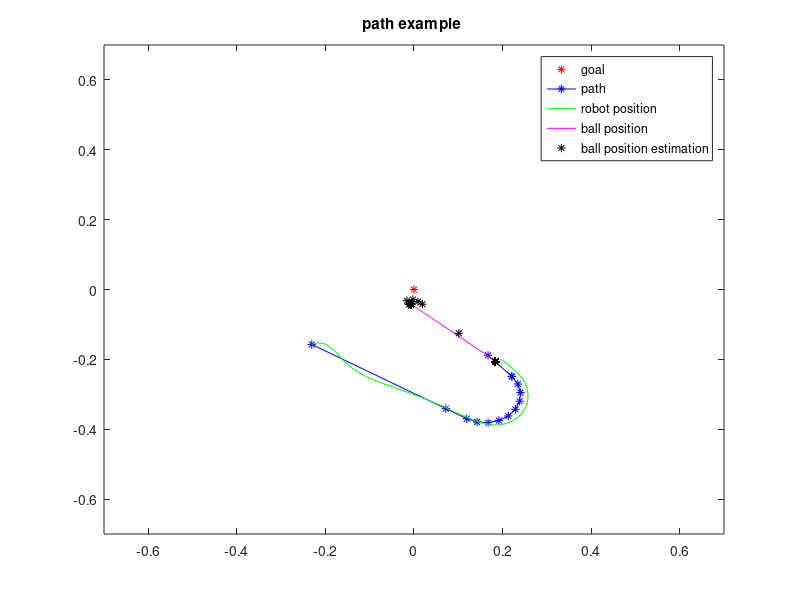

MATLAB code to generate this figure:
% path example for soccer robot project on vrep 
% Romain Chiappinelli A0145192H
% 18.03.16

clc; clear all; close all;

goal=[0.0, 0.0]';
    
path=[ -0.15730347  -0.34110006  -0.36983788  -0.37932073  -0.38118151  -0.37523807  -0.3620722   -0.34297267  -0.31980908  -0.29484882  -0.2705352   -0.2492482   -0.24833651  -0.18823647;
   0.23088424  -0.07184241  -0.11917574  -0.14233934  -0.16729959  -0.19161321  -0.21290021  -0.22907688  -0.23855973  -0.2404205   -0.23447707  -0.2213112   -0.22051391  -0.16714723];
robotPos=[-0.15730399 -0.15604904 -0.15226425 -0.1569636  -0.17548062 -0.20289882 -0.22861405 -0.24959035 -0.26702458 -0.28267264 -0.29796028 -0.31413653 -0.33172917 -0.34752038 -0.35579637 -0.36649019 -0.3761912  -0.38339534 -0.38742638 -0.3875027  -0.38373387 -0.3763454  -0.36560953 -0.35185736 -0.33581677 -0.31813717 -0.29967889 -0.28117982 -0.26487786 -0.25617304 -0.2471083  -0.23824696 -0.22962591 -0.22132167 -0.21334243 -0.20571294 -0.20001462 -0.19978778 -0.19978788 -0.19978951 -0.19978978 -0.1997894  -0.19978829 -0.19978675 -0.1997858  -0.19978583 -0.19978538 -0.19978556 -0.19978605 -0.19978663 -0.19978651 -0.1997865  -0.19978628 -0.19978674 -0.1997868  -0.19978625 -0.1997861  -0.1997861  -0.19978638 -0.19978656 -0.19978705 -0.19978711 -0.1997873  -0.19978806 -0.19978812 -0.19978806 -0.19978929 -0.19978987 -0.19979057 -0.19979154 -0.19979128 -0.19979164 -0.19979124 -0.19979075 -0.19979097 -0.1997913  -0.19979152 -0.19979243 -0.19979148 -0.1997923  -0.19979271 -0.19979341 -0.19979207 -0.19979116 -0.19979146 -0.19979137 -0.19979131 -0.19979179 -0.19979247 -0.19979265 -0.19979319 -0.19979414 -0.19979368 -0.19979429 -0.1997945  -0.1997955  -0.1997948  -0.19979483 -0.19979498 -0.19979484 -0.19979523 -0.19979587 -0.19979677 -0.19979665 -0.19979709 -0.19979775 -0.19979773 -0.19979726 -0.19979799 -0.19979654 -0.19979571 -0.19979601 -0.19979647 -0.1997951  -0.19979523 -0.19979504 -0.19979557 -0.19979618 -0.19979703 -0.19979762 -0.19979766 -0.19979641 -0.19979654 -0.19979654 -0.19979733 -0.19979724 -0.19979717 -0.19979757 -0.19979826 -0.19979796 -0.19979875 -0.19979894 -0.19979826 -0.19979881 -0.19979852 -0.19979791 -0.19979788 -0.19979848 -0.19979796 -0.19979784 -0.19979808 -0.1997982  -0.19979802 -0.1997987  -0.19979814 -0.19979914 -0.19979887 -0.19979927 -0.19979943 -0.19979993 -0.19980064 -0.19980116 -0.19980122 -0.19980106 -0.19980142 -0.19980186 -0.19980258 -0.19980292 -0.19980347 -0.19980362 -0.19980414 -0.19980496 -0.19980446 -0.1998053  -0.19980434 -0.19980511 -0.19980602 -0.19980611 -0.19980665 -0.19980668 -0.19980691 -0.19980684 -0.19980766 -0.19980749 -0.19980685 -0.19980703 -0.19980797 -0.19980788 -0.19980791 -0.19980763 -0.19980694 -0.19980648 -0.199806   -0.199807   -0.1998069  -0.19980696 -0.1998066  -0.19980717 -0.1998072  -0.19980815 -0.19980821 -0.19980857 -0.19980814 -0.1998082  -0.19980784 -0.19980791 -0.19980764 -0.19980796 -0.19980834 -0.19980875;
  0.23088369  0.22836848  0.21551391  0.19853452  0.17911637  0.15975067  0.13638391  0.10763969  0.0747921   0.04043515  0.00624469 -0.02726218 -0.05991335 -0.08666867 -0.10106589 -0.12019961 -0.13911697 -0.15833056 -0.17686471 -0.19353792 -0.20851585 -0.22261003 -0.23494294 -0.24524632 -0.25261033 -0.2568019  -0.25758764 -0.25494307 -0.24956366 -0.24547832 -0.23955587 -0.23307887 -0.2261283  -0.21873359 -0.21097116 -0.20287964 -0.19636488 -0.1963647  -0.19636366 -0.19636182 -0.19636388 -0.19636533 -0.19636518 -0.19636527 -0.19636597 -0.19636548 -0.19636521 -0.19636399 -0.19636407 -0.19636387 -0.19636352 -0.19636244 -0.19636151 -0.19636142 -0.19636224 -0.19636175 -0.19636136 -0.19636092 -0.1963608  -0.19636022 -0.19635962 -0.19636007 -0.19635925 -0.19635901 -0.19635835 -0.19635814 -0.19635779 -0.19635747 -0.196357   -0.19635588 -0.19635543 -0.19635481 -0.19635454 -0.19635376 -0.19635336 -0.19635323 -0.19635226 -0.19635208 -0.19635271 -0.19635314 -0.19635285 -0.19635226 -0.19635248 -0.19635192 -0.19635168 -0.19635016 -0.19635104 -0.19635035 -0.19635004 -0.19634928 -0.19634911 -0.1963481  -0.1963478  -0.19634765 -0.19634613 -0.19634603 -0.19634601 -0.19634546 -0.19634473 -0.19634458 -0.1963439  -0.19634426 -0.19634345 -0.19634268 -0.19634232 -0.19634122 -0.19634101 -0.19634163 -0.19634186 -0.19634126 -0.19634153 -0.19634232 -0.19634138 -0.19634241 -0.1963422  -0.19634144 -0.19634113 -0.19633976 -0.19633898 -0.1963385  -0.1963384  -0.19633767 -0.19633767 -0.19633734 -0.19633724 -0.19633651 -0.19633675 -0.19633614 -0.19633606 -0.19633567 -0.19633648 -0.19633578 -0.19633546 -0.1963347  -0.19633406 -0.19633408 -0.19633344 -0.19633316 -0.19633278 -0.19633208 -0.19633266 -0.19633153 -0.1963314  -0.19633113 -0.1963298  -0.19632979 -0.19632904 -0.19632891 -0.19632825 -0.19632737 -0.1963273  -0.19632652 -0.19632664 -0.19632585 -0.19632603 -0.19632526 -0.19632491 -0.19632389 -0.19632432 -0.19632334 -0.19632192 -0.19632202 -0.1963204  -0.19632076 -0.19632092 -0.19632041 -0.19632004 -0.19631962 -0.19631922 -0.19631912 -0.19631898 -0.19631875 -0.19631764 -0.19631758 -0.19631734 -0.19631734 -0.19631627 -0.19631651 -0.1963163  -0.19631635 -0.19631611 -0.19631587 -0.1963149  -0.19631504 -0.19631408 -0.19631341 -0.19631442 -0.19631381 -0.19631407 -0.19631366 -0.19631353 -0.19631314 -0.19631384 -0.19631353 -0.1963127  -0.19631258 -0.1963124  -0.19631147 -0.19631135 -0.19631104];
ballPos=[ -2.06930280e-01  -2.06930280e-01  -2.06930280e-01  -2.06930280e-01  -2.06930280e-01  -2.06930280e-01  -2.06930280e-01  -2.06930280e-01  -2.06930280e-01  -2.06930280e-01  -2.06930280e-01  -2.06930280e-01  -2.06930280e-01  -2.06930280e-01  -2.06930280e-01  -2.06930280e-01  -2.06930280e-01  -2.06930280e-01  -2.06930280e-01  -2.06930280e-01  -2.06930280e-01  -2.06930280e-01  -2.06930280e-01  -2.06930280e-01  -2.06930280e-01  -2.06930280e-01  -2.06930280e-01  -2.06930280e-01  -2.06930280e-01  -2.06930280e-01  -2.06930280e-01  -2.03218058e-01  -1.95869476e-01  -1.88626140e-01  -1.81383342e-01  -1.74919620e-01  -1.68780416e-01  -1.62923798e-01  -1.57336801e-01  -1.52007118e-01  -1.46923050e-01  -1.42072961e-01  -1.37446210e-01  -1.33032590e-01  -1.28821954e-01  -1.24805093e-01  -1.20973229e-01  -1.17317572e-01  -1.13830127e-01  -1.10503174e-01  -1.07329287e-01  -1.04301438e-01  -1.01412967e-01  -9.86573845e-02  -9.60285887e-02  -9.35207903e-02  -9.11284387e-02  -8.88462439e-02  -8.66691172e-02  -8.45922679e-02  -8.26110989e-02  -8.07211846e-02  -7.89182708e-02  -7.71983936e-02  -7.55576938e-02  -7.39925057e-02  -7.24994093e-02  -7.10749775e-02  -6.97160661e-02  -6.84196874e-02  -6.71829656e-02  -6.60031289e-02  -6.48775697e-02  -6.38038367e-02  -6.27795383e-02  -6.18023761e-02  -6.08702004e-02  -5.99809960e-02  -5.91329560e-02  -5.83239570e-02  -5.75521477e-02  -5.68158738e-02  -5.61134890e-02  -5.54434173e-02  -5.48041873e-02  -5.41943535e-02  -5.36127016e-02  -5.30578606e-02  -5.25285304e-02  -5.20235598e-02  -5.15418053e-02  -5.10822311e-02  -5.06438017e-02  -5.02256081e-02  -4.98267300e-02  -4.94461991e-02  -4.90831845e-02  -4.87368852e-02  -4.84065004e-02  -4.80914339e-02  -4.77908440e-02  -4.75040637e-02  -4.72304970e-02  -4.69695777e-02  -4.67206724e-02  -4.64832261e-02  -4.62566800e-02  -4.60406207e-02  -4.58344370e-02  -4.56377193e-02  -4.54501100e-02  -4.52711210e-02  -4.51003574e-02  -4.49374989e-02  -4.47821505e-02  -4.46339548e-02  -4.44925800e-02  -4.43576910e-02  -4.42290381e-02  -4.41063121e-02  -4.39892821e-02  -4.38775606e-02  -4.37710956e-02  -4.36693802e-02  -4.35724780e-02  -4.34800349e-02  -4.33918014e-02  -4.33076583e-02  -4.32274342e-02  -4.31509130e-02  -4.30779159e-02  -4.30082865e-02  -4.29418460e-02  -4.28784415e-02  -4.28179540e-02  -4.27602753e-02  -4.27052937e-02  -4.26529199e-02  -4.26027551e-02  -4.25549597e-02  -4.25095484e-02  -4.24660221e-02  -4.24245521e-02  -4.23851311e-02  -4.23472635e-02  -4.23114784e-02  -4.22769636e-02  -4.22444418e-02  -4.22130488e-02  -4.21833917e-02  -4.21549641e-02  -4.21278141e-02  -4.21023108e-02  -4.20773812e-02  -4.20539640e-02  -4.20318693e-02  -4.20102552e-02  -4.19899449e-02  -4.19708490e-02  -4.19522487e-02  -4.19344939e-02  -4.19178084e-02  -4.19021212e-02  -4.18867730e-02  -4.18720320e-02  -4.18581851e-02  -4.18451652e-02  -4.18329202e-02  -4.18208838e-02  -4.18091491e-02  -4.17981222e-02  -4.17877398e-02  -4.17779908e-02  -4.17688228e-02  -4.17601988e-02  -4.17514667e-02  -4.17429060e-02  -4.17348407e-02  -4.17272709e-02  -4.17201407e-02  -4.17134315e-02  -4.17071134e-02  -4.17011715e-02  -4.16955873e-02  -4.16903384e-02  -4.16854024e-02  -4.16800566e-02  -4.16747890e-02  -4.16698530e-02  -4.16652448e-02  -4.16609049e-02  -4.16568294e-02  -4.16529775e-02  -4.16493416e-02  -4.16459180e-02  -4.16426994e-02  -4.16396782e-02  -4.16368656e-02  -4.16342355e-02  -4.16317657e-02
  -1.83746710e-01  -1.83746710e-01  -1.83746710e-01  -1.83746710e-01  -1.83746710e-01  -1.83746710e-01  -1.83746710e-01  -1.83746666e-01  -1.83746666e-01  -1.83746710e-01  -1.83746710e-01  -1.83746710e-01  -1.83746710e-01  -1.83746710e-01  -1.83746710e-01  -1.83746710e-01  -1.83746666e-01  -1.83746666e-01  -1.83746710e-01  -1.83746710e-01  -1.83746710e-01  -1.83746710e-01  -1.83746710e-01  -1.83746710e-01  -1.83746710e-01  -1.83746666e-01  -1.83746666e-01  -1.83746725e-01  -1.83746725e-01  -1.83746725e-01  -1.83746725e-01  -1.79993331e-01  -1.72688365e-01  -1.65150538e-01  -1.57504439e-01  -1.49316996e-01  -1.42109796e-01  -1.35234565e-01  -1.28675953e-01  -1.22419313e-01  -1.16450928e-01  -1.10756978e-01  -1.05325021e-01  -1.00143239e-01  -9.51996744e-02  -9.04835910e-02  -8.59847292e-02  -8.16927329e-02  -7.75982141e-02  -7.36921206e-02  -6.99657649e-02  -6.64109215e-02  -6.30197376e-02  -5.97846583e-02  -5.66985384e-02  -5.37545308e-02  -5.09461053e-02  -4.82669771e-02  -4.57111970e-02  -4.32730950e-02  -4.09472287e-02  -3.87284234e-02  -3.66117172e-02  -3.45924199e-02  -3.26660387e-02  -3.08282971e-02  -2.90751997e-02  -2.74027139e-02  -2.58071683e-02  -2.42850613e-02  -2.28330381e-02  -2.14478485e-02  -2.01264061e-02  -1.88657660e-02  -1.76631212e-02  -1.65158156e-02  -1.54213188e-02  -1.43771870e-02  -1.33810965e-02  -1.24308411e-02  -1.15243057e-02  -1.06594991e-02  -9.83451121e-03  -9.04751103e-03  -8.29672441e-03  -7.58048519e-03  -6.89721247e-03  -6.24540541e-03  -5.62360836e-03  -5.03043644e-03  -4.46456205e-03  -3.92470742e-03  -3.40971281e-03  -2.91843596e-03  -2.44977488e-03  -2.00267765e-03  -1.57616625e-03  -1.16928911e-03  -7.81127601e-04  -4.10841632e-04  -5.76146049e-05   2.79342494e-04   6.00773492e-04   9.07413487e-04   1.19993777e-03   1.47898868e-03   1.74518698e-03   1.99913583e-03   2.24138470e-03   2.47249240e-03   2.69298651e-03   2.90334364e-03   3.10402038e-03   3.29546258e-03   3.47807002e-03   3.65227647e-03   3.81847285e-03   3.97703424e-03   4.12830617e-03   4.27262159e-03   4.41029808e-03   4.54163644e-03   4.66694357e-03   4.78646439e-03   4.90049412e-03   5.00927214e-03   5.11303591e-03   5.21203317e-03   5.30647952e-03   5.39657986e-03   5.48253674e-03   5.56452852e-03   5.64274378e-03   5.71736414e-03   5.78856701e-03   5.85651677e-03   5.92133449e-03   5.98316034e-03   6.04215730e-03   6.09845156e-03   6.15215860e-03   6.20339718e-03   6.25228276e-03   6.29891595e-03   6.34339172e-03   6.38581952e-03   6.42631948e-03   6.46494981e-03   6.50178920e-03   6.53693546e-03   6.57048309e-03   6.60248706e-03   6.63303817e-03   6.66220207e-03   6.69001788e-03   6.71655219e-03   6.74189255e-03   6.76606456e-03   6.78912643e-03   6.81111822e-03   6.83211070e-03   6.85214391e-03   6.87125698e-03   6.88947365e-03   6.90684980e-03   6.92342827e-03   6.93923142e-03   6.95428392e-03   6.96863234e-03   6.98231393e-03   6.99536270e-03   7.00781494e-03   7.01969722e-03   7.03102071e-03   7.04182032e-03   7.05210865e-03   7.06192339e-03   7.07130786e-03   7.08027091e-03   7.08881114e-03   7.09694531e-03   7.10471207e-03   7.11210584e-03   7.11917644e-03   7.12592294e-03   7.13235606e-03   7.13850185e-03   7.14436453e-03   7.14997202e-03   7.15531316e-03   7.16040516e-03   7.16526806e-03   7.16990093e-03   7.17431912e-03   7.17853289e-03   7.18256831e-03   7.18643051e-03   7.19012320e-03   7.19364081e-03   7.19698891e-03];
goalEstim=[-0.20693028 -0.20693028 -0.20693028 -0.20693028 -0.20693028 -0.20693028 -0.20693028 -0.20693028 -0.20693028 -0.20693028 -0.20693028 -0.20693028 -0.20693028 -0.20693028 -0.20693028 -0.20693028 -0.20693028 -0.20693028 -0.20693028 -0.20693028 -0.20693028 -0.20693028 -0.20693028 -0.20693028 -0.20693028 -0.20693028 -0.20693028 -0.20693028 -0.20693028 -0.20693028 -0.20693028 -0.12532486 -0.04211668 -0.03486716 -0.02883908 -0.03195431 -0.04298624 -0.04003612 -0.04010594 -0.04017441 -0.04024413 -0.04030272 -0.04036245 -0.04042178 -0.04047008 -0.04051955 -0.04056972 -0.0406112  -0.04065332 -0.04069402 -0.04073205 -0.04076866 -0.04080458 -0.04083773 -0.04086941 -0.04090024 -0.04093024 -0.04095908 -0.04098671 -0.04101373 -0.04103996 -0.04106492 -0.04108768 -0.04110995 -0.04113081 -0.04115021 -0.0411699  -0.04118621 -0.04120221 -0.04121799 -0.04123316 -0.04124697 -0.04126019 -0.04127357 -0.04128655 -0.04129865 -0.04131039 -0.04132243 -0.04133705 -0.04134869 -0.04135754 -0.04136666 -0.04137549 -0.04138355 -0.04139123 -0.04139838 -0.04140725 -0.04141553 -0.04142186 -0.04142787 -0.04143334 -0.04143885 -0.04144439 -0.04145042 -0.04145671 -0.04146159 -0.04146611 -0.0414705  -0.04147416 -0.04147978 -0.04148383 -0.0414868  -0.04149028 -0.04149437 -0.0414979  -0.04150095 -0.04150331 -0.04150668 -0.04150859 -0.04151011 -0.04151306 -0.04151544 -0.04151731 -0.04151996 -0.04152253 -0.04152434 -0.04152608 -0.04152738 -0.04152931 -0.0415311  -0.04153334 -0.04153381 -0.04153636 -0.04153614 -0.04153831 -0.04154033 -0.04154073 -0.04154186 -0.04154378 -0.04154521 -0.04154619 -0.04154726 -0.04154784 -0.04154814 -0.04154867 -0.04154973 -0.04155138 -0.04155353 -0.04155132 -0.04155163 -0.04155552 -0.04155398 -0.04155403 -0.0415571  -0.04155438 -0.04155849 -0.04155497 -0.04155954 -0.04155671 -0.04155927 -0.04155922 -0.04155832 -0.04156458 -0.04155795 -0.04156036 -0.04156672 -0.04155996 -0.04156186 -0.04156838 -0.04156443 -0.04156195 -0.04156608 -0.04157148 -0.04156725 -0.04156336 -0.04156627 -0.04157083 -0.04157498 -0.04157066 -0.04156454 -0.04156572 -0.041569   -0.04157242 -0.04157566 -0.04157846 -0.04157157 -0.0415647  -0.04156487 -0.04156761 -0.04157001 -0.04157213 -0.04157398 -0.04170117 -0.04169559 -0.04169034 -0.0416854  -0.04168006 -0.04167479 -0.04166985 -0.04166524 -0.0416609  -0.04165683 -0.04165298 -0.04164934 -0.04164592 -0.0416427  -0.04163968 -0.04163687 -0.04163424 -0.04163177;
 -0.18374671 -0.18374671 -0.18374671 -0.18374671 -0.18374671 -0.18374671 -0.18374671 -0.18374667 -0.18374667 -0.18374671 -0.18374671 -0.18374671 -0.18374671 -0.18374671 -0.18374671 -0.18374671 -0.18374667 -0.18374667 -0.18374671 -0.18374671 -0.18374671 -0.18374671 -0.18374671 -0.18374671 -0.18374671 -0.18374667 -0.18374667 -0.18374673 -0.18374673 -0.18374673 -0.18374673 -0.10123623 -0.01896954 -0.00874801  0.00238782  0.01583412  0.01154948  0.00902877  0.00894324  0.00886276  0.00878275  0.00871753  0.0086523   0.00858538  0.00853024  0.00847343  0.00841455  0.00836576  0.00831661  0.00826904  0.00822413  0.00818026  0.00813725  0.0080971   0.00805772  0.00801959  0.00798306  0.00794883  0.00791652  0.00788518  0.00785581  0.00782823  0.00780274  0.00777794  0.00775483  0.00773277  0.00770987  0.00769085  0.00767206  0.00765324  0.0076348   0.00761766  0.0076014   0.00758593  0.00757166  0.00755797  0.00754435  0.00753133  0.00751844  0.00750818  0.00749761  0.00748661  0.00747619  0.00746619  0.00745691  0.00744839  0.00743924  0.00743127  0.00742368  0.00741608  0.00740925  0.00740286  0.00739647  0.00738974  0.00738376  0.00737875  0.00737331  0.00736815  0.00736371  0.00735828  0.00735432  0.00734987  0.00734533  0.0073413   0.00733793  0.00733432  0.00733099  0.00732739  0.00732489  0.00732189  0.0073192   0.00731727  0.00731486  0.00731223  0.00730973  0.0073076   0.00730572  0.00730416  0.00730225  0.00730072  0.00729888  0.00729792  0.00729558  0.00729524  0.00729243  0.00729177  0.00729058  0.00728909  0.00728797  0.00728709  0.00728613  0.00728495  0.00728402  0.00728321  0.00728254  0.00728206  0.00728119  0.00728008  0.00728108  0.00727929  0.00727809  0.0072796   0.00727774  0.00727668  0.00727805  0.00727428  0.00727801  0.00727341  0.00727679  0.00727285  0.00727504  0.00727418  0.00727189  0.00727723  0.00727176  0.00727203  0.00727631  0.00727163  0.00727154  0.00727463  0.00727259  0.00727113  0.00727108  0.0072738   0.00727199  0.00727014  0.00726988  0.0072693   0.00727162  0.00727075  0.00726829  0.00726836  0.00726819  0.00726797  0.0072678   0.00727069  0.00726908  0.00726758  0.00726763  0.00726757  0.00726719  0.00726722  0.00711211  0.00711918  0.00712592  0.00713236  0.0071385   0.00714436  0.00714997  0.00715531  0.00716041  0.00716527  0.0071699   0.00717432  0.00717853  0.00718257  0.00718643  0.00719012  0.00719364  0.00719699];
         

% path=[ -1.42203510e-01  -3.00842573e-01  -3.32415782e-01  -3.44491452e-01  -3.49201257e-01  -3.46084170e-01  -3.35445311e-01  -3.18326087e-01  -2.96402246e-01  -2.71819848e-01  -2.46985187e-01  -2.40332972e-01  -1.69039462e-01;
%     2.75346726e-01   7.11692508e-02   3.05327402e-02   8.60889970e-03  -1.59734990e-02  -4.08081593e-02  -6.34640918e-02  -8.17235759e-02  -9.37992460e-02  -9.85090515e-02  -9.53919637e-02  -9.31442913e-02  -6.55135282e-02];
% robotPos=[-0.14220463 -0.14054081 -0.13730986 -0.13972008 -0.15279654 -0.18005702 -0.20959321 -0.2347987  -0.25609902 -0.27434975 -0.2909134  -0.30455011 -0.30828369 -0.31641394 -0.32619601 -0.3377226  -0.34807724 -0.35395071 -0.35499352 -0.35258314 -0.34638274 -0.33636504 -0.32311466 -0.30748641 -0.29013082 -0.27183062 -0.25516078 -0.24738593 -0.23955114 -0.23173153 -0.22395845 -0.21627486 -0.20868111 -0.20123264 -0.19549091 -0.19527242 -0.19527724 -0.19527873 -0.19528022 -0.19528197 -0.19528252 -0.1952844  -0.19528766 -0.19528601 -0.19528343 -0.19528306 -0.19528128 -0.19527842 -0.195279   -0.19528064 -0.19528088 -0.1952818  -0.19528048 -0.19527891 -0.19528009 -0.19528086 -0.19528171 -0.19528237 -0.1952821  -0.1952818  -0.1952832  -0.19528209 -0.19528246 -0.19528309 -0.19528371 -0.19528306 -0.19528404 -0.19528487 -0.19528559 -0.19528362 -0.19528411 -0.19528492 -0.19528438 -0.19528368 -0.1952839  -0.19528361 -0.19528344 -0.19528279 -0.19528188 -0.19528218 -0.19528225 -0.1952827  -0.19528197 -0.1952837  -0.19528408 -0.1952838  -0.19528428 -0.19528511 -0.19528547 -0.19528505 -0.19528639 -0.19528601 -0.19528535 -0.19528635 -0.19528571 -0.19528632 -0.19528715 -0.19528623 -0.19528754 -0.19528861 -0.19528946 -0.19529021 -0.19529037 -0.19529109 -0.19529125 -0.19529079 -0.19529051 -0.19528998 -0.19529083 -0.19528896 -0.19528878 -0.19528824 -0.19528833 -0.19528909 -0.19528915 -0.19528747 -0.19528738 -0.19528751 -0.19528912 -0.19529009 -0.19528984 -0.19528915 -0.19528809 -0.19528802 -0.19528785 -0.1952877  -0.19528779 -0.19528881 -0.19528921 -0.19528796 -0.19528706 -0.1952879  -0.19528782 -0.19528766 -0.19528596 -0.19528601 -0.19528612 -0.19528595 -0.19528677 -0.19528703 -0.19528854 -0.19528866 -0.19528976 -0.19529054 -0.19529106 -0.19529191 -0.19529241 -0.19529179 -0.19529334 -0.1952927  -0.1952927  -0.19529386 -0.19529405 -0.19529453 -0.1952948  -0.19529608 -0.19529724 -0.19529796 -0.19529784 -0.19529799 -0.19529878 -0.19529863 -0.19529977 -0.19529971 -0.19530094 -0.19530147 -0.19530138 -0.19530116 -0.19530091 -0.19530043 -0.19530115 -0.19530202 -0.19530222 -0.1953028  -0.19530328 -0.19530271 -0.19530272 -0.19530338 -0.19530234 -0.19530311 -0.19530348 -0.1953043  -0.19530419 -0.19530413 -0.19530459 -0.19530573 -0.19530556 -0.19530678 -0.19530746 -0.19530694 -0.19530652 -0.19530585 -0.19530645 -0.19530615 -0.19530571 -0.19530627 -0.1953055  -0.19530636 -0.19530636 -0.19530675 -0.19530734;
%     0.27534908  0.27295759  0.26590726  0.25488937  0.24123783  0.22587208  0.20787887  0.18423441  0.15507464  0.12256755  0.08869112  0.05925278  0.04976269  0.02993972  0.01211728 -0.00530982 -0.02210704 -0.03728503 -0.05053998 -0.06411978 -0.0773159  -0.09003051 -0.10091303 -0.10906525 -0.11410238 -0.11576102 -0.11409305 -0.11207928 -0.109414   -0.10648306 -0.10333776 -0.09997819 -0.09639937 -0.09262525 -0.08969533 -0.08949868 -0.08949713 -0.08949748 -0.08949644 -0.08949492 -0.08949287 -0.08949246 -0.08949147 -0.08949182 -0.08949074 -0.08949072 -0.08948959 -0.08949059 -0.0894896  -0.08948977 -0.08948938 -0.08949008 -0.08948957 -0.08949082 -0.08948999 -0.08948942 -0.08948959 -0.08948934 -0.08948883 -0.0894895  -0.08948928 -0.08948956 -0.08948942 -0.08948903 -0.08948901 -0.08948906 -0.08948811 -0.08948804 -0.0894881  -0.08948743 -0.08948762 -0.08948795 -0.08948775 -0.08948724 -0.08948655 -0.08948629 -0.08948594 -0.08948453 -0.08948509 -0.08948259 -0.08948335 -0.08948334 -0.08948116 -0.089479   -0.08947937 -0.08947751 -0.08947644 -0.08947536 -0.08947261 -0.08947062 -0.08946924 -0.08946712 -0.08946647 -0.0894659  -0.08946271 -0.08946111 -0.08945818 -0.08945739 -0.08945655 -0.08945541 -0.08945311 -0.08945158 -0.08945022 -0.08944781 -0.08944712 -0.08944577 -0.08944427 -0.08944239 -0.08944134 -0.08943991 -0.08943902 -0.08943734 -0.08943538 -0.08943436 -0.08943279 -0.08943208 -0.08943036 -0.08942956 -0.08942787 -0.08942693 -0.08942587 -0.0894236  -0.08942305 -0.08942135 -0.08942005 -0.08941964 -0.08941766 -0.08941645 -0.08941554 -0.08941584 -0.0894137  -0.08941258 -0.0894119  -0.08940992 -0.08940943 -0.08940755 -0.08940579 -0.08940499 -0.08940354 -0.08940022 -0.08939913 -0.08939837 -0.08939619 -0.08939483 -0.08939388 -0.08939259 -0.08939166 -0.0893903  -0.0893888  -0.08938791 -0.08938633 -0.08938468 -0.08938418 -0.08938174 -0.08938016 -0.08937885 -0.08937694 -0.08937518 -0.08937417 -0.08937294 -0.08937186 -0.08937013 -0.08936901 -0.08936772 -0.08936635 -0.08936436 -0.08936302 -0.08936103 -0.08935881 -0.089357   -0.08935577 -0.08935618 -0.08935523 -0.0893534  -0.08935214 -0.08935099 -0.08934841 -0.08934727 -0.08934592 -0.08934443 -0.0893432  -0.08934156 -0.0893404  -0.08933841 -0.08933613 -0.08933537 -0.08933248 -0.08933142 -0.08932941 -0.08932911 -0.08932701 -0.08932731 -0.08932562 -0.08932336 -0.0893219  -0.08932076 -0.08932061 -0.08931793 -0.08931647 -0.0893151  -0.08931355];
% ballPos=[-0.19235    -0.19235    -0.19235    -0.19235    -0.19235    -0.19235    -0.19235    -0.19235    -0.19235    -0.19235    -0.19235    -0.19235    -0.19235    -0.19235    -0.19235    -0.19235    -0.19235    -0.19235    -0.19235    -0.19235    -0.19235    -0.19235    -0.19235    -0.19235    -0.19235    -0.19235    -0.19235    -0.19235    -0.19098219 -0.18373546 -0.17656174 -0.16943076 -0.16221866 -0.15517358 -0.14864337 -0.14241369 -0.13647066 -0.1308012  -0.12539265 -0.120233   -0.11531077 -0.11061506 -0.10613545 -0.10186203 -0.09778525 -0.09389608 -0.09018591 -0.0866465  -0.08326997 -0.08004882 -0.07697593 -0.07404444 -0.07124786 -0.06857999 -0.06603487 -0.06360687 -0.06129063 -0.05908096 -0.05697297 -0.05496197 -0.05304351 -0.05121332 -0.04946736 -0.04780175 -0.04621278 -0.04469695 -0.04325088 -0.04187137 -0.04055536 -0.0393002  -0.03810295 -0.03696078 -0.03587114 -0.03483163 -0.03383996 -0.03289392 -0.03199141 -0.03113041 -0.03030903 -0.02952541 -0.02877784 -0.0280647  -0.02738439 -0.0267356  -0.02611667 -0.02552623 -0.02496291 -0.02442552 -0.02391287 -0.02342378 -0.02295721 -0.02251221 -0.02208771 -0.02168272 -0.02129636 -0.02092777 -0.02057615 -0.02024074 -0.01992087 -0.01961571 -0.0193246  -0.01904687 -0.01878199 -0.0185293  -0.01828822 -0.01805824 -0.01783887 -0.0176296  -0.01742994 -0.01723954 -0.01705784 -0.0168846  -0.01671929 -0.01656158 -0.01641116 -0.01626766 -0.01613074 -0.01600016 -0.01587559 -0.01575673 -0.01564333 -0.01553524 -0.01543203 -0.01533366 -0.01523983 -0.0151502  -0.01506478 -0.01498331 -0.0149056  -0.01483149 -0.01476078 -0.01469331 -0.01462894 -0.01456752 -0.01450895 -0.0144531  -0.01439991 -0.01434907 -0.01430051 -0.01425434 -0.01421023 -0.01416808 -0.01412817 -0.01408969 -0.01405338 -0.01401841 -0.01398539 -0.01395354 -0.01392359 -0.01389457 -0.01386719 -0.01384107 -0.01381593 -0.0137923  -0.01376955 -0.01374775 -0.01372728 -0.01370773 -0.01368869 -0.01367078 -0.0136539  -0.01363771 -0.01362184 -0.0136069  -0.01359284 -0.01357962 -0.01356676 -0.01355414 -0.01354226 -0.01353106 -0.01352053 -0.01351063 -0.01350131 -0.0134916  -0.01348252 -0.01347397 -0.01346593 -0.01345836 -0.01345123 -0.01344451 -0.01343821 -0.01343227 -0.01342609 -0.01341995 -0.0134142  -0.01340879 -0.01340371 -0.01339894 -0.01339446 -0.01339026 -0.01338632 -0.01338263 -0.01337916 -0.01337587 -0.01337279 -0.0133699  -0.01336717 -0.01336461 -0.0133622  -0.01335993 -0.0133578 ;
%     -0.07454783 -0.07454784 -0.07454784 -0.07454783 -0.07454783 -0.07454783 -0.07454784 -0.07454784 -0.07454783 -0.07454783 -0.07454784 -0.07454784 -0.07454784 -0.07454783 -0.07454783 -0.07454784 -0.07454784 -0.07454784 -0.07454783 -0.07454783 -0.07454784 -0.07454784 -0.07454784 -0.07454783 -0.07454783 -0.07454784 -0.07454784 -0.07454784 -0.07333717 -0.07004775 -0.06650646 -0.06279863 -0.05930132 -0.05608032 -0.0535268  -0.05109078 -0.04876682 -0.04654979 -0.04443478 -0.04241705 -0.04049211 -0.03865572 -0.03690384 -0.03523258 -0.03363823 -0.03211723 -0.03066623 -0.02928202 -0.02796156 -0.02670189 -0.02550023 -0.02435389 -0.02326032 -0.0222171  -0.02122189 -0.02027251 -0.01936684 -0.01850288 -0.0176787  -0.01689248 -0.01614243 -0.01542692 -0.01474438 -0.01409327 -0.01347215 -0.01287961 -0.01231436 -0.01177515 -0.01126079 -0.01077012 -0.01030204 -0.00985551 -0.00942953 -0.00902315 -0.0086355  -0.0082657  -0.00791292 -0.00757637 -0.00725529 -0.006949   -0.00665682 -0.0063781  -0.00611221 -0.00585857 -0.00561659 -0.00538574 -0.00516552 -0.00495544 -0.00475502 -0.00456384 -0.00438145 -0.00420745 -0.00404145 -0.0038831  -0.00373204 -0.00358792 -0.00345043 -0.00331926 -0.00319413 -0.00307476 -0.00296087 -0.00285226 -0.00274868 -0.00264987 -0.0025556  -0.00246568 -0.00237992 -0.00229812 -0.0022201  -0.00214568 -0.00207469 -0.00200698 -0.00194239 -0.00188077 -0.00182195 -0.00176584 -0.00171231 -0.00166124 -0.00161252 -0.00156606 -0.00152174 -0.00147946 -0.00143913 -0.00140067 -0.00136397 -0.00132894 -0.00129553 -0.00126366 -0.00123325 -0.00120424 -0.00117657 -0.00115018 -0.001125   -0.00110098 -0.00107804 -0.00105614 -0.00103527 -0.00101536 -0.00099634 -0.00097822 -0.00096095 -0.00094449 -0.0009288  -0.00091383 -0.00089954 -0.00088589 -0.00087286 -0.00086044 -0.00084857 -0.00083726 -0.00082646 -0.00081618 -0.00080636 -0.00079696 -0.00078799 -0.00077943 -0.00077126 -0.00076348 -0.00075607 -0.00074899 -0.00074225 -0.00073581 -0.00072967 -0.00072382 -0.00071822 -0.00071286 -0.00070776 -0.0007029  -0.00069827 -0.00069384 -0.00068961 -0.00068555 -0.00068167 -0.00067796 -0.00067442 -0.00067107 -0.00066787 -0.00066483 -0.00066192 -0.00065913 -0.00065645 -0.0006539  -0.00065147 -0.00064915 -0.00064698 -0.00064491 -0.00064294 -0.00064108 -0.00063931 -0.00063762 -0.00063602 -0.0006345  -0.00063306 -0.00063167 -0.00063034 -0.00062909 -0.00062789 -0.00062675 -0.00062567 -0.00062462 -0.00062362];
% goalEstim=[ -1.92350000e-01  -1.92350000e-01  -1.92350000e-01  -1.92350000e-01  -1.92350000e-01  -1.92350000e-01  -1.92350000e-01  -1.92350000e-01  -1.92350000e-01  -1.92350000e-01  -1.92350000e-01  -1.92350000e-01  -1.92350000e-01  -1.92350000e-01  -1.92350000e-01  -1.92350000e-01  -1.92350000e-01  -1.92350000e-01  -1.92350000e-01  -1.92350000e-01  -1.92350000e-01  -1.92350000e-01  -1.92350000e-01  -1.92350000e-01  -1.92350000e-01  -1.92350000e-01  -1.92350000e-01  -1.92350000e-01  -1.62137632e-01  -3.62132915e-02  -2.41326636e-02  -1.82595769e-02  -1.12060518e-02  -7.41878428e-03  -1.26897337e-02  -1.10409737e-02  -1.11429183e-02  -1.12424642e-02  -1.13360423e-02  -1.14252962e-02  -1.15096528e-02  -1.15910520e-02  -1.16686697e-02  -1.17432849e-02  -1.18134428e-02  -1.18805993e-02  -1.19451411e-02  -1.20067869e-02  -1.20652916e-02  -1.21208051e-02  -1.21742981e-02  -1.22249213e-02  -1.22730819e-02  -1.23194556e-02  -1.23629995e-02  -1.24048566e-02  -1.24454821e-02  -1.24831550e-02  -1.25195130e-02  -1.25537560e-02  -1.25865916e-02  -1.26181884e-02  -1.26483380e-02  -1.26771064e-02  -1.27045100e-02  -1.27308482e-02  -1.27559779e-02  -1.27799977e-02  -1.28032632e-02  -1.28307086e-02  -1.28549782e-02  -1.28745842e-02  -1.28926308e-02  -1.29103759e-02  -1.29275860e-02  -1.29436439e-02  -1.29590550e-02  -1.29736796e-02  -1.29874133e-02  -1.30004053e-02  -1.30131563e-02  -1.30257962e-02  -1.30378735e-02  -1.30535827e-02  -1.30645182e-02  -1.30749116e-02  -1.30835271e-02  -1.30930879e-02  -1.31019859e-02  -1.31098472e-02  -1.31179520e-02  -1.31278509e-02  -1.31358122e-02  -1.31423367e-02  -1.31486556e-02  -1.31549086e-02  -1.31610911e-02  -1.31674620e-02  -1.31751529e-02  -1.31804989e-02  -1.31855633e-02  -1.31902425e-02  -1.31962652e-02  -1.32005534e-02  -1.32042152e-02  -1.32084946e-02  -1.32128380e-02  -1.32164448e-02  -1.32195699e-02  -1.32243014e-02  -1.32261250e-02  -1.32312487e-02  -1.32333275e-02  -1.32357495e-02  -1.32388216e-02  -1.32416290e-02  -1.32433117e-02  -1.32462763e-02  -1.32487693e-02  -1.32503360e-02  -1.32519205e-02  -1.32555617e-02  -1.32557181e-02  -1.32590593e-02  -1.32612611e-02  -1.32601816e-02  -1.32631584e-02  -1.32653063e-02  -1.32668489e-02  -1.32684916e-02  -1.32698367e-02  -1.32704437e-02  -1.32714577e-02  -1.32722998e-02  -1.32737450e-02  -1.32751307e-02  -1.32783391e-02  -1.32770329e-02  -1.32765805e-02  -1.32803449e-02  -1.32803451e-02  -1.32792628e-02  -1.32861936e-02  -1.32788836e-02  -1.32869981e-02  -1.32814231e-02  -1.32884384e-02  -1.32823627e-02  -1.32914445e-02  -1.32832057e-02  -1.32894472e-02  -1.32902344e-02  -1.32860522e-02  -1.32933742e-02  -1.32901421e-02  -1.32881574e-02  -1.32951156e-02  -1.32954844e-02  -1.32877131e-02  -1.32926753e-02  -1.32977504e-02  -1.32964661e-02  -1.32877209e-02  -1.32915068e-02  -1.32961618e-02  -1.33005137e-02  -1.32958140e-02  -1.32885134e-02  -1.32914911e-02  -1.32948451e-02  -1.32981900e-02  -1.33014487e-02  -1.33045972e-02  -1.32880851e-02  -1.32907703e-02  -1.34739699e-02  -1.34659307e-02  -1.34583609e-02  -1.34512261e-02  -1.34445103e-02  -1.34382099e-02  -1.34322671e-02  -1.34260850e-02  -1.34199532e-02  -1.34141967e-02  -1.34087903e-02  -1.34037109e-02  -1.33989435e-02  -1.33944647e-02  -1.33902626e-02  -1.33863185e-02  -1.33826314e-02  -1.33791566e-02  -1.33758737e-02  -1.33727938e-02  -1.33698955e-02  -1.33671667e-02  -1.33646131e-02  -1.33622009e-02  -1.33599322e-02  -1.33578004e-02;
%     -7.45478347e-02  -7.45478421e-02  -7.45478421e-02  -7.45478347e-02  -7.45478347e-02  -7.45478347e-02  -7.45478421e-02  -7.45478421e-02  -7.45478347e-02  -7.45478347e-02  -7.45478421e-02  -7.45478421e-02  -7.45478421e-02  -7.45478347e-02  -7.45478347e-02  -7.45478421e-02  -7.45478421e-02  -7.45478421e-02  -7.45478347e-02  -7.45478347e-02  -7.45478421e-02  -7.45478421e-02  -7.45478421e-02  -7.45478347e-02  -7.45478347e-02  -7.45478421e-02  -7.45478421e-02  -7.45478421e-02  -4.78062495e-02   7.01535230e-03   5.69644795e-03   1.38095985e-02   1.65587707e-02   1.35451522e-02   4.30377345e-03   2.80353611e-04   2.40931704e-04   2.02821273e-04   1.66906798e-04   1.32704420e-04   1.00852913e-04   7.00214323e-05   4.00634644e-05   1.10970761e-05  -1.61783797e-05  -4.22563843e-05  -6.72935670e-05  -9.15875332e-05  -1.15078427e-04  -1.37494115e-04  -1.59040909e-04  -1.79511055e-04  -1.98801253e-04  -2.17273463e-04  -2.34580746e-04  -2.51452354e-04  -2.67894564e-04  -2.83151249e-04  -2.98037726e-04  -3.12116319e-04  -3.25347500e-04  -3.37974221e-04  -3.50368518e-04  -3.62360739e-04  -3.73616444e-04  -3.84132320e-04  -3.94118362e-04  -4.03921424e-04  -4.13599211e-04  -4.23570601e-04  -4.31523802e-04  -4.38947543e-04  -4.46313244e-04  -4.53305053e-04  -4.60367953e-04  -4.67210641e-04  -4.73366787e-04  -4.79066684e-04  -4.84492083e-04  -4.89664534e-04  -4.95074457e-04  -5.00401863e-04  -5.05076487e-04  -5.10343820e-04  -5.13826087e-04  -5.17622832e-04  -5.21200923e-04  -5.25242115e-04  -5.28567655e-04  -5.31900605e-04  -5.35335695e-04  -5.38584089e-04  -5.40923127e-04  -5.43549283e-04  -5.46381934e-04  -5.48827080e-04  -5.51121892e-04  -5.53283168e-04  -5.55669995e-04  -5.57414107e-04  -5.59281547e-04  -5.61460254e-04  -5.64291559e-04  -5.66085904e-04  -5.67644462e-04  -5.69393994e-04  -5.71304601e-04  -5.73036282e-04  -5.74599291e-04  -5.76456036e-04  -5.77322745e-04  -5.79348228e-04  -5.80112668e-04  -5.81241855e-04  -5.81971118e-04  -5.82664273e-04  -5.83418249e-04  -5.84381326e-04  -5.85130828e-04  -5.86046158e-04  -5.86977804e-04  -5.88119602e-04  -5.88361504e-04  -5.89803535e-04  -5.90241745e-04  -5.89984427e-04  -5.91111793e-04  -5.91616830e-04  -5.92030518e-04  -5.92520971e-04  -5.93123552e-04  -5.93543101e-04  -5.94043666e-04  -5.94317207e-04  -5.94581119e-04  -5.94601145e-04  -5.95320267e-04  -5.95017434e-04  -5.95354291e-04  -5.96405585e-04  -5.96339746e-04  -5.96892075e-04  -5.99017764e-04  -5.96781022e-04  -5.99650004e-04  -5.96937458e-04  -5.99407078e-04  -5.97119791e-04  -6.00068577e-04  -5.96999213e-04  -6.00016778e-04  -5.99128806e-04  -5.98597322e-04  -6.00326110e-04  -5.98042924e-04  -5.98526397e-04  -6.00192799e-04  -5.99209424e-04  -5.98332304e-04  -6.00778340e-04  -6.00688939e-04  -5.99713524e-04  -5.98579310e-04  -6.01098464e-04  -6.01044603e-04  -6.00762777e-04  -5.99154240e-04  -5.99102293e-04  -6.01147078e-04  -6.01113373e-04  -6.00935212e-04  -6.00699622e-04  -6.00457142e-04  -5.96686051e-04  -6.00450250e-04  -6.71069021e-04  -6.67874934e-04  -6.64830732e-04  -6.61922561e-04  -6.59127370e-04  -6.56454416e-04  -6.53899857e-04  -6.51465380e-04  -6.49154070e-04  -6.46975008e-04  -6.44907239e-04  -6.42942439e-04  -6.41079620e-04  -6.39305741e-04  -6.37621211e-04  -6.36018987e-04  -6.34500349e-04  -6.33055053e-04  -6.31665986e-04  -6.30342634e-04  -6.29087968e-04  -6.27889065e-04  -6.26752560e-04  -6.25666406e-04  -6.24623266e-04  -6.23620581e-04];


R = [0 -1;1 0];
goal=R*goal;
path=R*path;
robotPos=R*robotPos;
ballPos=R*ballPos;
goalEstim=R*goalEstim;
plot(goal(1), goal(2), 'r*', path(1,:), path(2,:), 'b-*', robotPos(1,:), robotPos(2,:), 'g', ballPos(1,:), ballPos(2,:), 'm', goalEstim(1,:), goalEstim(2,:), 'k*')
axis([-.7,.7,-.7,.7])
title('path example ')
legend('goal', 'path', 'robot position', 'ball position', 'ball position estimation')